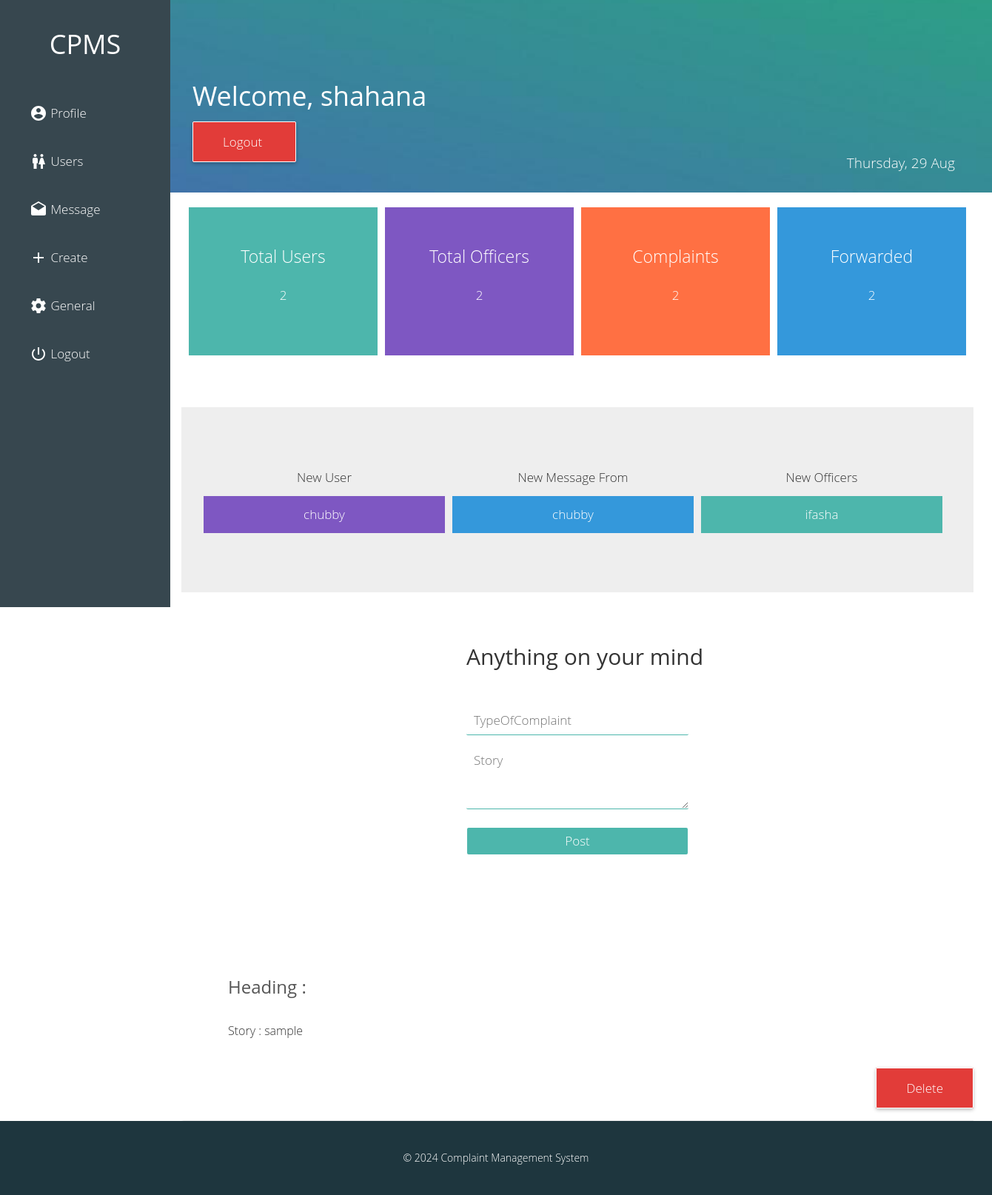
The app's page /admin/admin-profile.php (signed in) with its own data.
### tables this page shows
CREATE TABLE IF NOT EXISTS `user` (
`id` int(11) NOT NULL,
  `name` varchar(20) NOT NULL,
  `username` varchar(20) NOT NULL,
  `email` varchar(30) NOT NULL,
  `password` varchar(20) NOT NULL,
  `date` date NOT NULL
);

CREATE TABLE IF NOT EXISTS `cmp_log` (
`id` int(11) NOT NULL,
  `user_id` int(3) NOT NULL,
  `name` varchar(50) NOT NULL,
  `username` varchar(50) NOT NULL,
  `email` varchar(80) NOT NULL,
  `phone no` varchar(10) NOT NULL,
  `TypeOfComplaint` varchar(150) NOT NULL,
  `complain` varchar(300) NOT NULL,
  `ref_no` int(100) NOT NULL
);

CREATE TABLE IF NOT EXISTS `officer` (
`id` int(11) NOT NULL,
  `name` varchar(20) NOT NULL,
  `user_name` varchar(20) NOT NULL,
  `email` varchar(170) NOT NULL,
  `post` varchar(50) NOT NULL,
  `password` varchar(20) NOT NULL,
  `time` timestamp NOT NULL DEFAULT CURRENT_TIMESTAMP ON UPDATE CURRENT_TIMESTAMP
);

CREATE TABLE IF NOT EXISTS `posts` (
`id` int(11) NOT NULL,
  `subject` varchar(40) NOT NULL,
  `story` text NOT NULL,
  `session_name` varchar(20) NOT NULL
);

### core/config.php (called while the page is built, shortened)
<?php
$web_name = "Complaint Management System";
?>

### admin/admin-profile.php (the view, shortened to what this page needs)
<?php
  require '../core/config.php';
 ?>
<!DOCTYPE html>
<html>
  <head>
    <link rel="stylesheet" href="../files/css/bootstrap.css">
    <link rel="stylesheet" href="../files/css/custom.css">
  </head>
  <body >
  <?php require 'nav.php'; ?>
  <div class="animated fadeIn">
    <div class="cover main">
      <?php
      if (isset($_SESSION['username'])===true) {echo "<h1> Welcome, ".$_SESSION['username']."</h1>";}
       ?>
       <a class="button logout" href="../logout.php" onClick="javascript:return confirm ('Are you really want to delete ?');"> Logout </a>
       <p class="text-right">
          <?php echo date("l, d M"); ?>
       </p>
    </div>
    <div class="div">
      <div class="col-lg-12">
          <div class="analysis">
            <?php
              $engi = mysql_query("SELECT * FROM `officer`");
              $count_engi = mysql_num_rows($engi);
              $users = mysql_query("SELECT * FROM `user`");
              $count_users = mysql_num_rows($users);
              $cmp = mysql_query("SELECT * FROM `cmp_log`");
              $count_cmp = mysql_num_rows($cmp);
              $frd = mysql_query("SELECT * FROM `view_cmp`");
              $count_frd = mysql_num_rows($frd);
            ?>
            <div class="track theme">
                Total Users <br> <p><?php echo $count_users;?></p>
            </div>
            <div class="track vio">
                Total Officers <br> <p><?php echo $count_engi;?></p>
            </div>
            <div class="track red">
                Complaints <br> <p><?php echo $count_cmp;?></p>
            </div>
            <div class="track blue">
                Forwarded <br> <p><?php echo $count_frd;?></p>
            </div>
          </div>
          <div class="textbox">
          <br><br>
            <?php
            $query1=mysql_query("SELECT * FROM `user` ORDER BY id DESC LIMIT 1 ");
            $name=mysql_fetch_array($query1);
            $new_user=$name['name'];
            $query=mysql_query("SELECT * FROM `cmp_log` ORDER BY id DESC LIMIT 1 ");
            $name2=mysql_fetch_array($query);
            $new_msg=$name2['name'];
            $query4=mysql_query("SELECT * FROM `officer` ORDER BY id DESC LIMIT 1 ");
            $name3=mysql_fetch_array($query4);
            $new_eng=$name3['name'];
             ?>
             <div class="content">
               <div class="div_data">New User</div>
               <div class="div_data">New Message From</div>
               <div class="div_data">New Officers </div>
             </div>
              <div class="div_data vio">
                    <span><?php echo $new_user; ?></span>
              </div>
              <div class="div_data blue">
                    <span><?php echo $new_msg; ?></span>
              </div>
              <div class="div_data theme">
                  <span> <?php echo $new_eng; ?></span>
              </div>
          </div>
      </div>
      <div class="col-lg-12">
        <div class="post_content">
          <div class="text-center">
            <h2>Anything on your mind</h2><br><br>
            <form class="" action="" method="post">
                <input type="text" class="post" name="TypeOfComplaint" placeholder="TypeOfComplaint"/><br><br>
                <textarea name="story" class="post" rows="3" cols="30" placeholder="Story"></textarea><br><br>
                <button type="submit" class="log">Post</button>
            </form>
          </div>
        </div>
          <div class="content"><br><br><br><br>
            <?php
              $db=mysql_query("SELECT * FROM `posts` ");
              while($data=mysql_fetch_array($db)) {
                $id=$data['id'];
              echo "<div class='glow'> ";
              echo "<h4 class='heading'> Heading : ".$data['TypeOfComplaint']."</h4>";
              echo "<p> Story : ".$data['story']."<br>";
              echo "<div class='text-right'>  <a class ='button logout' href ='delete_posts.php?id=$id' onClick=\"javascript:return confirm ('Are you really want to delete ?');\">Delete</a>";
              echo "</p></div></div> ";
             }
            ?>
          </div>
      </div>
    </div>
    <footer>
    <br><br>&copy <?php echo date("Y"); ?> <?php echo $web_name; ?>
    </footer>
  </body>
</html>

### files/css/custom.css (style rules this page uses)
body { font-family:"Gotham A", Gotham, "Gotham SSm A", "Gotham SSm B", "Gotham SSm", "Proxima Nova", "Open Sans", "Helvetica Neue", Helvetica, Arial, sans-serif; font-weight: lighter; }
a,a:hover,a:focus,a:visited { color:#4db6ac; text-decoration: none!important; outline: 0px!important; }
a:-webkit-any-link { text-decoration: none;!important }
button { border: 0px; }
.col-lg-12 p { font-size: 17px!important; }
.cover { width:100%; height: 260px; background: #4db6ac url('../img/admin.jpg'); background-position: center center; background-size: cover; position: relative; float: left; z-index: 999; color: #fff; }
input { border: 0px; padding-left:10px; height: 35px; width: 300px; border: 1px solid #4db6ac; border-radius: 2px; color:#4db6ac; font-size: 17px; background: #fff; }
button.log { width:298px; height: 36px; background: #4db6ac; color: #fff; font-size: 17px; border: 0px; border-radius: 2px; }
textarea { border: 0px; padding-left:10px; background: #fff; width: 450px; height: 230px; border: 1px solid #4db6ac; border-radius: 2px; color:#4db6ac; font-size: 17px; }
.main { padding-top: 90px; padding-left: 260px; padding-right: 30px; color:#fff; }
.div { width:1100px; min-height: 700px;; padding-top: 20px; background: #fff; position: relative; float: left; left: 230px; }
.button { position: relative; top: 20px; padding: 15px 40px; color: #fff!important; border-radius: 2px; box-shadow: 0 2px 5px rgba(0,0,0,.26); font-size: 17px; }
.logout { border: 1px solid #fff!important; background:#e23c39; }
.analysis { width: 100%; height: 270px; background: #fff; position: relative; float: left; }
.track { width: 255px;height: 200px;position: relative;float: left; margin-left: 10px; color: #fff;font-size: 23px;text-align: center;padding-top: 50px;-webkit-transition: 0.3s; transition: 0.3s; background:#4db6ac url('../img/back.png'); background-size: cover; }
.theme { background:#4db6ac; }
.blue { background:#3498db; }
.red { background:#FF7043; }
.vio { background: #7E57C2; }
.textbox { width: 100%; height: 300px; position: relative; float: left; text-align: center; border-bottom: 50px solid #fff; background: #EEE; padding: 30px; }
.div_data { width:326px; height: 50px; position: relative; float: left; font-size: 17px; padding-top: 13px; margin-right: 10px; }
.div_data span { color:#fff;; }
.post_content { width:100%; height: 300px; background: #fff; position: relative; float: left; margin-bottom: 50px; }
input.post { border: 0px; border-bottom: 1px solid #4db6ac!important; height: 40px; background: #fff;-webkit-transition: 0.3s; transition: 0.3s; }
textarea.post { border: 0px; width: 300px; height: 80px; background: #fff; border-bottom: 1px solid #4db6ac!important;-webkit-transition: 0.3s; transition: 0.3s; }
p { font-weight: lighter!important; font-size: 19px!important; line-height: 32px; padding: 20px!important; }
.content { width: 100%; height: auto; position: relative; float: left; }
h2 { padding-left: 20px; }
footer { width: 100%; height: 100px; background: #1e363e; position: relative; float: left; text-align: center; color: #fff; }
.heading { color: #555; padding-left: 20px; padding-top: 30px; font-size: 24px; }
.glow { width: 100%; height: auto; border-left: 3px solid #fff; border-bottom: 1px solid #eee; border-right: none; position: relative; background: #fff; margin: auto; -webkit-transition: 0.3s; transition: 0.3s; padding-left: 40px; }
.glow p { font-size: 16px!important; }
.animated { animation-duration: 1s; animation-fill-mode: both; }
.fadeIn { animation-name: fadeIn; }

### records on screen
user: name "chubby"
cmp_log: name "chubby"
officer: name "ifasha"
posts: story "sample"

### other values on screen
$_SESSION['username'] "shahana"
$count_users "2"
$count_engi "2"
$count_cmp "2"
$count_frd "2"
$web_name "Complaint Management System"
